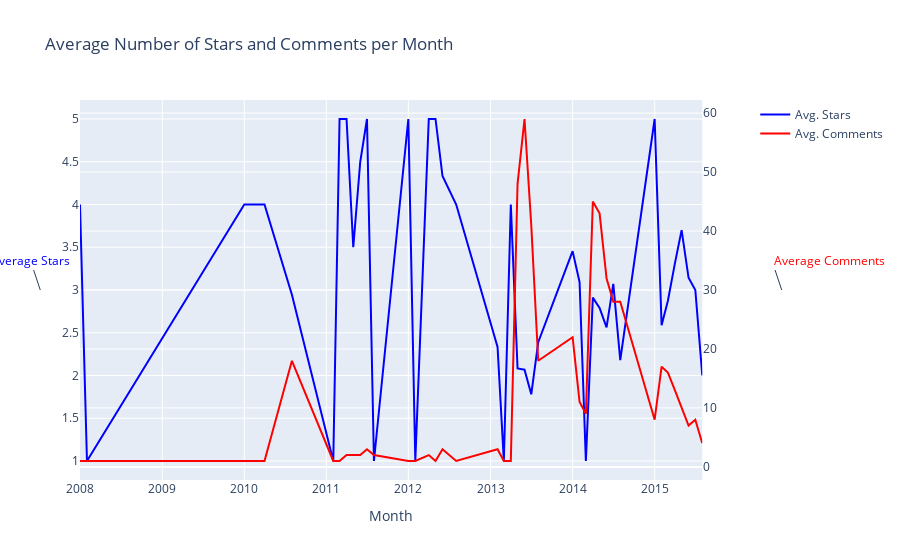

This figure's notebook cell:
### Code cell
import plotly.graph_objects as go
from plotly.subplots import make_subplots

# Define your colors
color_stars = 'blue'  # Example color for Avg. Stars
color_comments = 'red'  # Example color for Avg. Comments

# Create a figure with secondary y-axis
fig = make_subplots(specs=[[{"secondary_y": True}]])

# Add traces/lines with explicit colors
fig.add_trace(
    go.Scatter(x=df_mean.index, y=df_mean, name='Avg. Stars', line=dict(color=color_stars)),
    secondary_y=False,  # First y-axis
)

fig.add_trace(
    go.Scatter(x=df_len.index, y=df_len, name='Avg. Comments', line=dict(color=color_comments)),
    secondary_y=True,  # Second y-axis
)

# Add figure title
fig.update_layout(title_text="Average Number of Stars and Comments per Month")

# Set x-axis title
fig.update_xaxes(title_text="Month")

# Instead of directly setting y-axis titles, use annotations for custom positioning and coloring
fig.update_layout(
    annotations=[
        dict(
            xref='paper', yref='paper',
            x=-0.06, y=0.5,
            text="Average Stars",
            showarrow=False,
            font=dict(color=color_stars)
        ),
        dict(
            xref='paper', yref='paper',
            x=1.06, y=0.5,
            text="Average Comments",
            showarrow=False,
            font=dict(color=color_comments),
            xanchor='left',
        )
    ]
)

# Show the figure
fig.show()

### Figure 1 — Plotly figure (JSON) as saved in the notebook; plotly's stock layout.template omitted (floating-point values rounded to 4 significant figures)
{"data": [{"line": {"color": "blue"}, "name": "Avg. Stars", "type": "scatter", "x": ["2008-01", "2008-02", "2010-01", "2010-04", "2010-08", "2011-02", "2011-03", "2011-04", "2011-05", "2011-06", "2011-07", "2011-08", "2012-01", "2012-02", "2012-04", "2012-05", "2012-06", "2012-08", "2013-02", "2013-03", "2013-04", "2013-05", "2013-06", "2013-07", "2013-08", "2014-01", "2014-02", "2014-03", "2014-04", "2014-05", "2014-06", "2014-07", "2014-08", "2015-01", "2015-02", "2015-03", "2015-04", "2015-05", "2015-06", "2015-07", "2015-08"], "xaxis": "x", "y": [4, 1, 4, 4, 2.944, 1, 5, 5, 3.5, 4.5, 5, 1, 5, 1, 5, 5, 4.333, 4, 2.333, 1, 4, 2.083, 2.068, 1.78, 2.389, 3.455, 3.091, 1, 2.911, 2.791, 2.562, 3.071, 2.179, 5, 2.588, 2.875, 3.308, 3.7, 3.143, 3, 2], "yaxis": "y"}, {"line": {"color": "red"}, "name": "Avg. Comments", "type": "scatter", "x": ["2008-01", "2008-02", "2010-01", "2010-04", "2010-08", "2011-02", "2011-03", "2011-04", "2011-05", "2011-06", "2011-07", "2011-08", "2012-01", "2012-02", "2012-04", "2012-05", "2012-06", "2012-08", "2013-02", "2013-03", "2013-04", "2013-05", "2013-06", "2013-07", "2013-08", "2014-01", "2014-02", "2014-03", "2014-04", "2014-05", "2014-06", "2014-07", "2014-08", "2015-01", "2015-02", "2015-03", "2015-04", "2015-05", "2015-06", "2015-07", "2015-08"], "xaxis": "x", "y": [1, 1, 1, 1, 18, 1, 1, 2, 2, 2, 3, 2, 1, 1, 2, 1, 3, 1, 3, 1, 1, 48, 59, 41, 18, 22, 11, 9, 45, 43, 32, 28, 28, 8, 17, 16, 13, 10, 7, 8, 4], "yaxis": "y2"}], "layout": {"annotations": [{"font": {"color": "blue"}, "showarrow": true, "text": "Average Stars", "x": -0.06, "xref": "paper", "y": 0.5, "yref": "paper"}, {"font": {"color": "red"}, "showarrow": true, "text": "Average Comments", "x": 1.06, "xanchor": "left", "xref": "paper", "y": 0.5, "yref": "paper"}], "title": {"text": "Average Number of Stars and Comments per Month"}, "xaxis": {"anchor": "y", "domain": [0, 0.94], "title": {"text": "Month"}}, "yaxis": {"anchor": "x", "domain": [0, 1]}, "yaxis2": {"anchor": "x", "overlaying": "y", "side": "right"}}}
